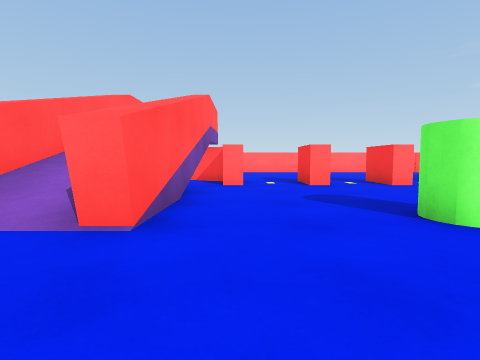
View 1 (above)

18 first-person views from a walk through a Unity game level. The camera is 0.62 m above the floor, tilts 4° down and sees 80° across. The floor is counted in squares, 1 m on a side. Each view is taken from the middle of a square. On the plan, view 1 faces up. The plan holds only what a view shows up to about 9 squares ahead; the rest is blank. The place goes on beyond the plan.

View 2
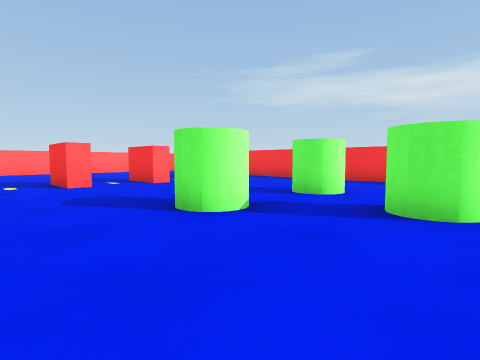

View 3
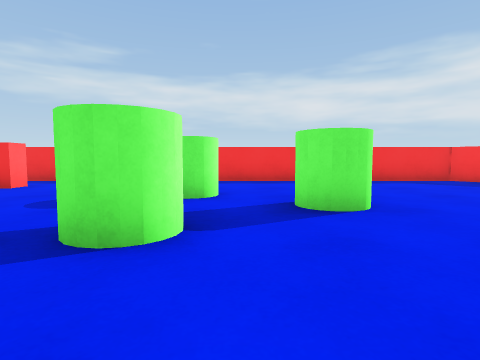

View 4
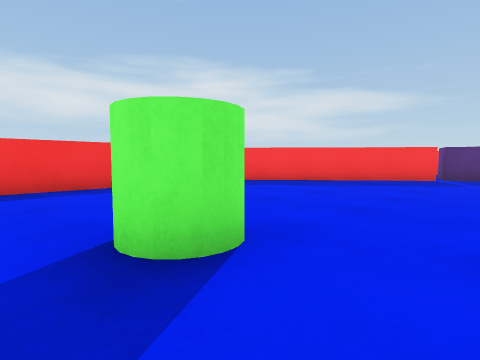

View 5
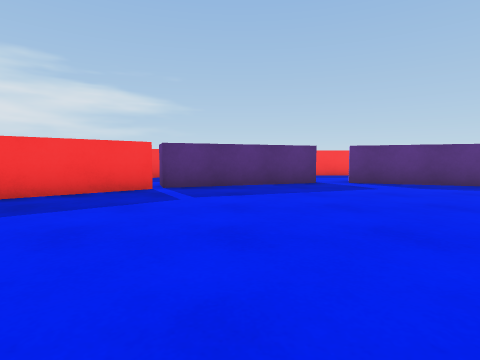

View 6
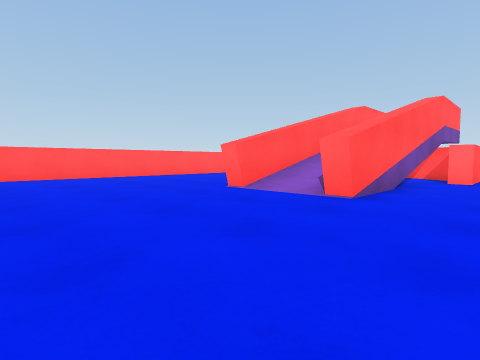

View 7
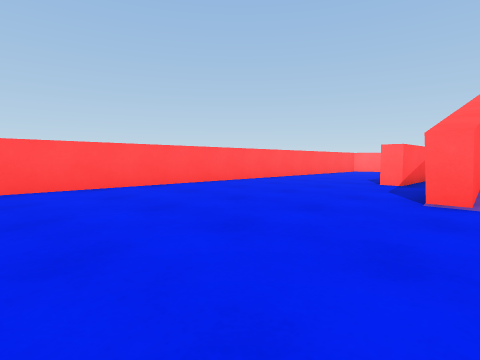

View 8
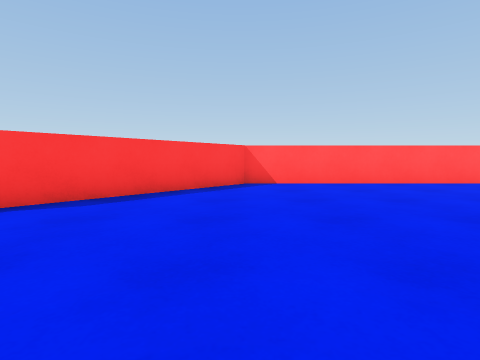

View 9
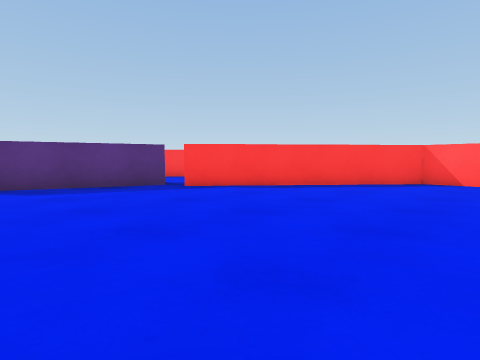

View 10
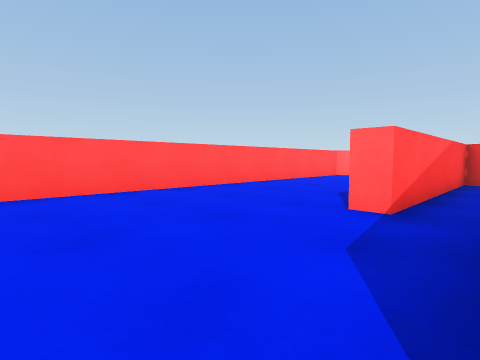

View 11
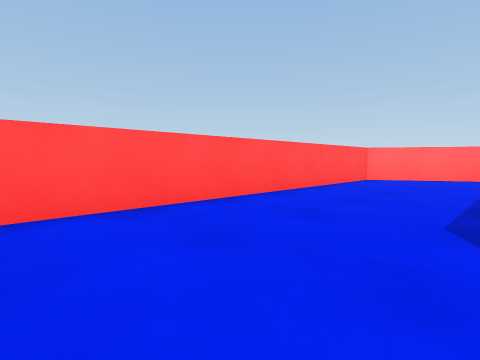

View 12
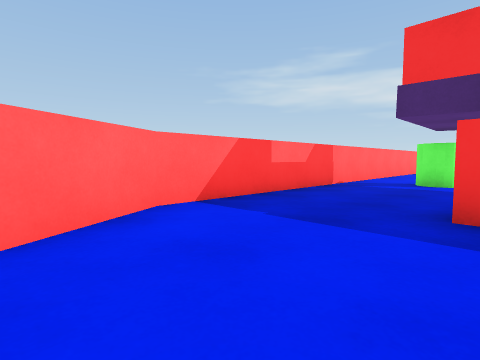

View 13
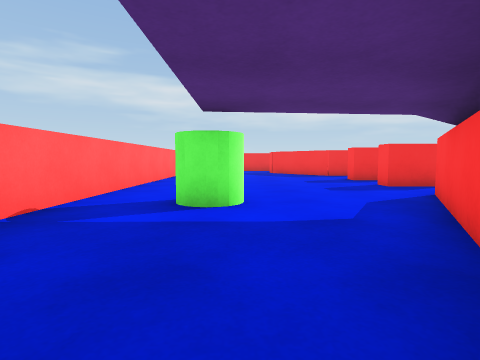

View 14
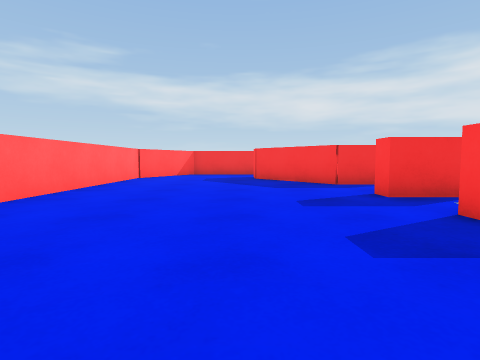

View 15
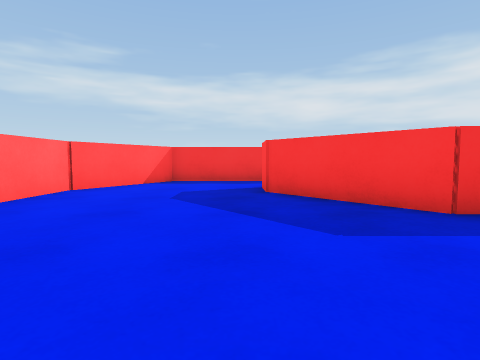

View 16
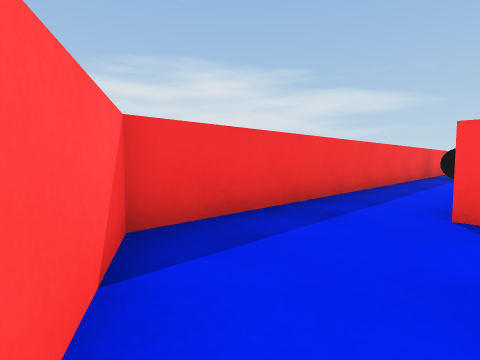

View 17
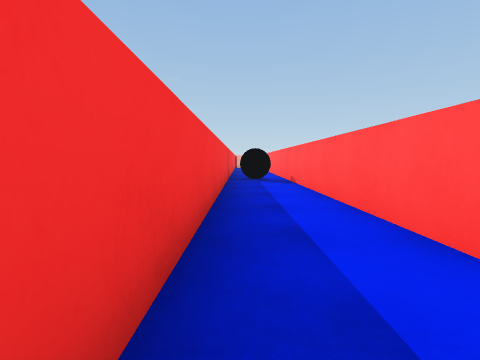

View 18
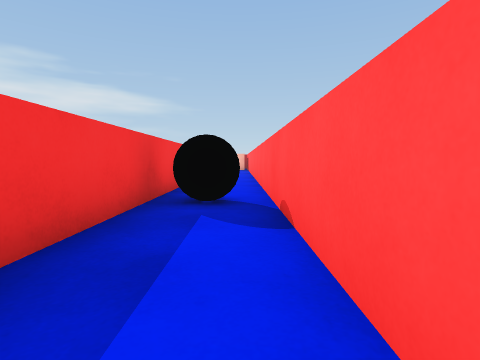

### Floor plan
Points are (right, up) in squares from view 1. A wall is a line through its corners. A room is listed if a view was taken in it or the views show most of it. See-through windows are left out.
Room 1 (views 1, 2, 3, 4, 5, 6, 7, 8, 9, 10, 11, 12, 13, 14, 15, 16, 17, 18)
walls: (-1, 7.8) (-1, 2.5) (-1.5, 2.5); (-0.4, 8.2) (-1.5, 8.9); (-5.1, 5.5) (-5.6, 5.5); (-3.4, 8) (-3.4, 2.5) (-4, 2.5); (6.3, 8.6) (8.6, 10.5) (9.5, 10.5) (9.5, -1.9); (-3, 10.3) (-0.3, 8.7); (8.5, 7.4) (8.5, 8.4); (11.4, 3.5) (11.4, 13) (8.8, 14.5) (-7.1, 14.5) (-9.5, 13.1) (-9.5, -3.9) (-4.9, -7.7); (11.4, 0.6) (11.4, 1.6); (3.8, -8.2) (8.5, -4.2) (8.5, 4); (-4.8, -8.3) (-0.9, -9.7); (-0.1, -9.7) (3.7, -8.3)
objects: green cylinder (-1, 12) to (-1, 13); red block (0, 7) to (0, 8); green cylinder (2, 3) to (3, 3); red block (2, 7) to (2, 8); green cylinder (4, 0) to (4, 1); red block (4, 7) to (4, 8); green cylinder (5, 3); red block (6, 7) to (6, 8); black ball (10, 2) to (11, 3)

Where each view was taken, in squares from view 1:
view 1: 0 up, 0 right, facing up
view 2: 0 up, 0 right, facing up-right
view 3: 2 up, 0 right, facing right
view 4: 2 up, 2 right, facing down-right
view 5: 2 down, 2 right, facing down
view 6: 2 down, 1 right, facing up-left
view 7: 2 down, 3 left, facing up-left
view 8: 4 down, 2 left, facing left
view 9: 2 down, 1 left, facing down-left
view 10: 2 up, 4 left, facing up-left
view 11: 4 up, 6 left, facing up-left
view 12: 11 up, 9 left, facing up-right
view 13: 12 up, 5 left, facing right
view 14: 11 up, 1 left, facing right
view 15: 11 up, 3 right, facing right
view 16: 14 up, 9 right, facing down-right
view 17: 12 up, 11 right, facing down
view 18: 7 up, 10 right, facing down
